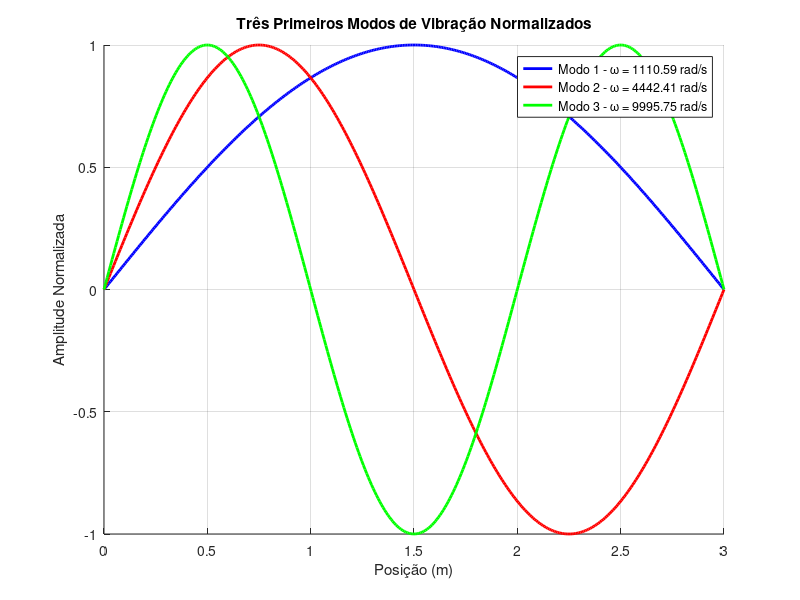
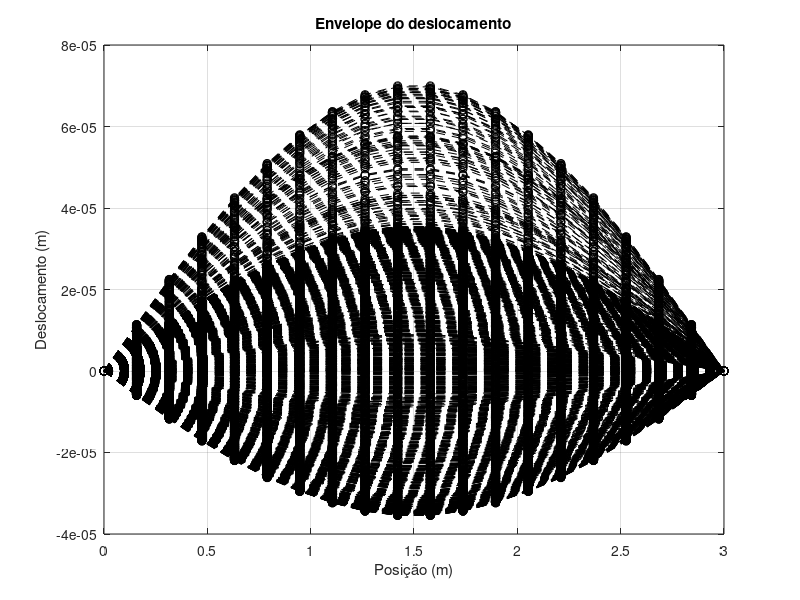
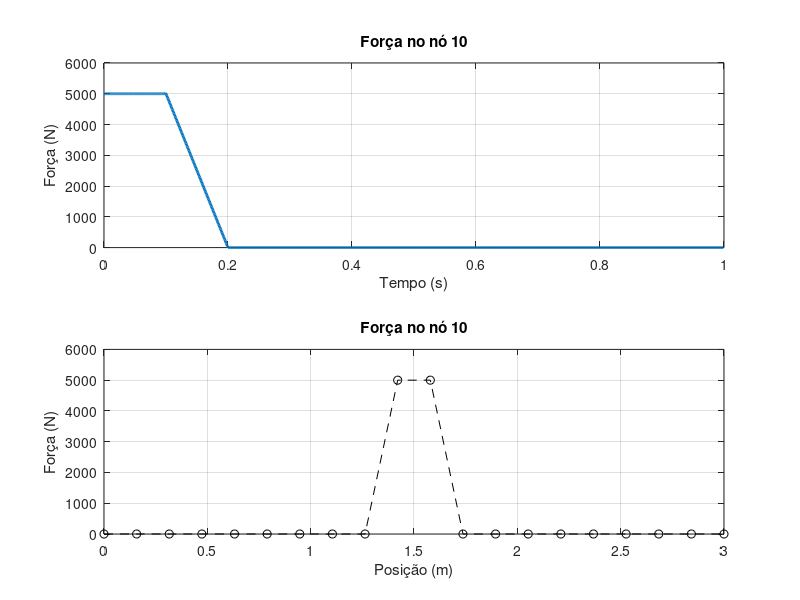
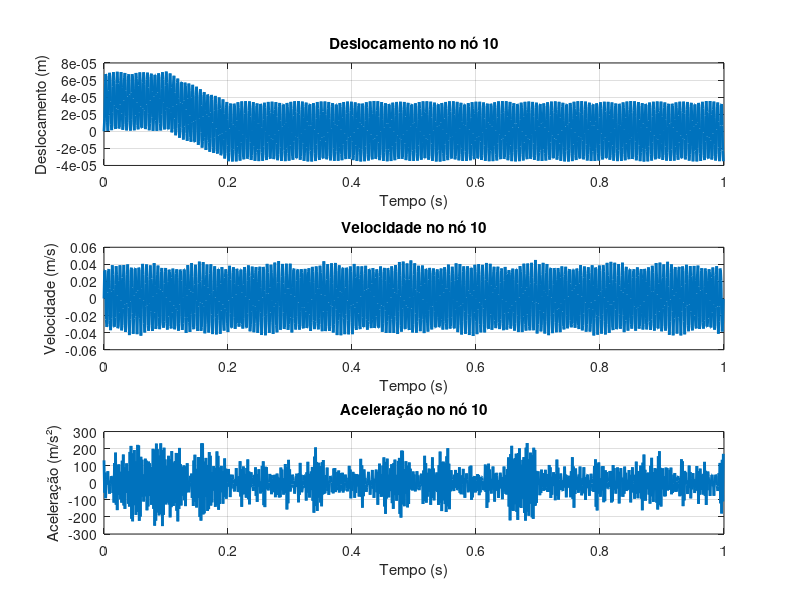

MATLAB code for these plots, in order:
clear all
close all
clc

L_total = 3; % m
n_sections = 19;
L = L_total / n_sections; % m

E_beam = 200e9; % Pa
I_beam = 8 * 10^(-4); % m^4
A_beam = 2 * 10^(-2); % m^2
rho_beam = 7800; % kg/m^3

f_cut = 1000; % Hz

% h = 0.003; % s
total_time = 1; % s

% Condições de contorno
D0 = [1, n_sections * 2 + 1];

K = zeros((n_sections + 1) * 2);
M = zeros((n_sections + 1) * 2);

alpha = 0.00;
beta = 0.00;
C = alpha * M + beta * K;

for n = 1:n_sections

    K_e = ((E_beam * I_beam) / L^3) * [12, 6 * L, -12, 6 * L;
                                    6 * L, 4 * L^2, -6 * L, 2 * L^2;
                                    -12, -6 * L, 12, -6 * L;
                                    6 * L, 2 * L^2, -6 * L, 4 * L^2];

    M_e = ((rho_beam * A_beam * L) / 420) * [156, 22 * L, 54, -13 * L;
                                        22 * L, 4 * L^2, 13 * L, -3 * L^2;
                                        54, 13 * L, 156, -22 * L;
                                        -13 * L, -3 * L^2, -22 * L, 4 * L^2];

    for i = 1:4

        for j = 1:4
            I = i + (n - 1) * 2;
            J = j + (n - 1) * 2;
            K(I, J) = K(I, J) + K_e(i, j);
            M(I, J) = M(I, J) + M_e(i, j);
        end

    end

end

K_reduzido = K;
M_reduzido = M;
C_reduzido = C;
D_aux_reduzido = zeros((n_sections + 1) * 2, 1);

K_reduzido(D0, :) = [];
K_reduzido(:, D0) = [];
M_reduzido(D0, :) = [];
M_reduzido(:, D0) = [];
C_reduzido(D0, :) = [];
C_reduzido(:, D0) = [];

[D_aux, Lambda_aux] = eig(M_reduzido \ K_reduzido);

[lambda, ind] = sort(diag(Lambda_aux));
Lambda = Lambda_aux(ind, ind);
D_aux_reduzido = D_aux(:, ind);

% Reinserindo os valores de D
D_modes = zeros((n_sections + 1) * 2, size(D_aux_reduzido, 2));
remaining_indices = setdiff(1:(n_sections + 1) * 2, D0);
D_modes(remaining_indices, :) = D_aux_reduzido;

modes = sqrt(lambda)
frequencys = modes / (2 * pi)

[c index] = min(abs(frequencys - f_cut));

frequency = frequencys(index)
h = 2 * pi / (frequency * 10);
% h = 0.003

n_steps = round(total_time / h);

R = zeros((n_sections + 1) * 2, n_steps);

force_0 = 10000;

force_element = floor(n_sections / 2)+1;

a = L_total / 2 - (force_element - 1) * L;
b = L - a;

node = (force_element * 2 - 1)

for n = 1:(0.2 / h)

    if n <= (0.1 / h)
        P = -force_0;
    else
        P = -force_0 + (force_0 / (0.1 / h)) * (n -(0.1 / h) - 1);
    end

    R(force_element * 2 - 1, n) += -(P * b^2 * (L + 2 * a)) / L^3;
    R(force_element * 2, n) += -(P * a * b^2) / L^2;
    R(force_element * 2 + 1, n) += -(P * a^2 * (L + 2 * b)) / L^3;
    R(force_element * 2 + 2, n) += +(P * a^2 * b) / L^2;

end

R_til = zeros(size(R, 1), n_steps);
D = zeros((n_sections + 1) * 2, n_steps);
Ddot = zeros((n_sections + 1) * 2, n_steps);
Dddot = zeros((n_sections + 1) * 2, n_steps);

R(D0, :) = [];
R_til(D0, :) = [];
D(D0, :) = [];
Ddot(D0, :) = [];
Dddot(D0, :) = [];
% % Print frequencias naturais
% fprintf('Frequencias naturais:\n');
% for i = 1:length(modes)
%     fprintf('w_%d = %.4f\n', i, modes(i));
% end

% Plotar os 3 primeiros modos naturais normalizados

figure;
hold on;
colors = {'b', 'r', 'g'}; % Different colors for each mode
legends = {};

for mode_index = 1:min(3, size(modes))
    % Reset variables for each mode
    deformation = zeros(1, n_sections * 21); % Pre-allocate for better performance
    X = zeros(1, n_sections * 21);
    aux_i = 0;

    for n = 1:n_sections

        for x_ratio = 0:0.05:1% More points for smoother plot
            aux_i = aux_i + 1;
            x = x_ratio * L;

            % Get the modal displacements for this mode
            v1 = D_modes(n * 2 - 1, mode_index);
            theta1 = D_modes(n * 2, mode_index);
            v2 = D_modes(n * 2 + 1, mode_index);
            theta2 = D_modes(n * 2 + 2, mode_index);

            X(aux_i) = x + (n - 1) * L;
            deformation(aux_i) = v1 + theta1 * x + (-(2 * theta1 + theta2) / L - (3 / L^2) * (v1 - v2)) * x^2 + ((theta1 + theta2) / L^2 + (2 / L^3) * (v1 - v2)) * x^3;
        end

    end

    % Normalize the mode shape to have maximum amplitude of 1
    max_abs_deformation = max(abs(deformation));

    if max_abs_deformation > 0
        deformation = deformation / max_abs_deformation;
    end

    % Plot each mode with a different color
    plot(X, deformation, colors{mode_index}, 'LineWidth', 2);
    legends{end + 1} = ['Modo ' num2str(mode_index) ' - ω = ' num2str(modes(mode_index), '%.2f') ' rad/s'];
end

title('Três Primeiros Modos de Vibração Normalizados');
xlabel('Posição (m)');
ylabel('Amplitude Normalizada');
legend(legends);
grid on;

A_1 = ((4 / h^2) * M_reduzido + (2 / h) * C_reduzido);
A_2 = ((4 / h) * M_reduzido + C_reduzido);
A_3 = M_reduzido;

Dddot(:, 1) = inv(M_reduzido) * (R(:, 1) - C_reduzido * Ddot(:, 1) - K_reduzido * D(:, 1));
R_til(:, 1) = R(:, 1) + A_1 * D(:, 1) + A_2 * Ddot(:, 1) + A_3 * Dddot(:, 1);

K_til = (4 / h^2) * M_reduzido + (2 / h) * C_reduzido + K_reduzido;

for n = 2:n_steps

    R_til(:, n) = R(:, n) + A_1 * D(:, n - 1) + A_2 * Ddot(:, n - 1) + A_3 * Dddot(:, n - 1);

    D(:, n) = inv(K_til) * R_til(:, n);

    Ddot(:, n) = (2 / h) * D(:, n) - (2 / h) * D(:, n - 1) - Ddot(:, n - 1);
    Dddot(:, n) = (4 / (h^2)) * D(:, n) - (4 / (h^2)) * D(:, n - 1) - (4 / h) * Ddot(:, n - 1) - Dddot(:, n - 1);
end

R_expanded = zeros((n_sections + 1) * 2, n_steps);
R_til_expanded = zeros((n_sections + 1) * 2, n_steps);
D_expanded = zeros((n_sections + 1) * 2, n_steps);
Ddot_expanded = zeros((n_sections + 1) * 2, n_steps);
Dddot_expanded = zeros((n_sections + 1) * 2, n_steps);

R_expanded(remaining_indices, :) = R;
R_til_expanded(remaining_indices, :) = R_til;
D_expanded(remaining_indices, :) = D;
Ddot_expanded(remaining_indices, :) = Ddot;
Dddot_expanded(remaining_indices, :) = Dddot;

% Plotar uma coluna de D em uma figura

figure;

for i = 1:n_steps
    plot((0:L_total / n_sections:L_total), transpose(D_expanded(1:2:end, i)), 'k--o', 'LineWidth', 0.5);
    hold on;
end

title('Envelope do deslocamento');
xlabel('Posição (m)');
ylabel('Deslocamento (m)');
grid on;

figure;

% Subplot for force
subplot(2, 1, 1);
plot((0:n_steps - 1) * h, R_expanded(node, :), 'LineWidth', 2);
title(['Força no nó ', num2str((node + 1) / 2)]);
xlabel('Tempo (s)');
ylabel('Força (N)');
% ylim([-max_force_value max_force_value]); % Set unified y-axis limits
grid on;

subplot(2, 1, 2);
plot((0:L_total / n_sections:L_total), transpose(R_expanded(1:2:end,1)), 'k--o', 'LineWidth', 0.5);
title(['Força no nó ', num2str((node + 1) / 2)]);
xlabel('Posição (m)');
ylabel('Força (N)');
% ylim([-max_force_value max_force_value]); % Set unified y-axis limits
grid on;

% Plotar numa só figura os deslocamentos, velocidades e aceleraçoes no node (n_sections + 1)
figure;
subplot(3, 1, 1);
plot((0:n_steps - 1) * h, D_expanded(node, :), 'LineWidth', 2);
title(['Deslocamento no nó ', num2str((node + 1) / 2)]);
xlabel('Tempo (s)');
ylabel('Deslocamento (m)');
% ylim([-2 2]); % Set unified y-axis limits
grid on;
subplot(3, 1, 2);
plot((0:n_steps - 1) * h, Ddot_expanded(node, :), 'LineWidth', 2);
title(['Velocidade no nó ', num2str((node + 1) / 2)]);
xlabel('Tempo (s)');
ylabel('Velocidade (m/s)');
% ylim([-20 20]); % Set unified y-axis limits
grid on;
subplot(3, 1, 3);
plot((0:n_steps - 1) * h, Dddot_expanded(node, :), 'LineWidth', 2);
title(['Aceleração no nó ', num2str((node + 1) / 2)]);
xlabel('Tempo (s)');
ylabel('Aceleração (m/s²)');
% ylim([-200 200]); % Set unified y-axis limits
grid on;

% Plotar numa só figura os deslocamentos, velocidades e aceleraçoes no node (n_sections + 1)
figure;
subplot(3, 1, 1);
plot((0:n_steps - 1) * h, D_expanded(node + 1, :), 'LineWidth', 2);
title(['Rotação no nó ', num2str((node + 1) / 2)]);
xlabel('Tempo (s)');
ylabel('Rotação (rad)');
% ylim([-2 2]); % Set unified y-axis limits
grid on;
subplot(3, 1, 2);
plot((0:n_steps - 1) * h, Ddot_expanded(node + 1, :), 'LineWidth', 2);
title(['Velocidade angular no nó ', num2str((node + 1) / 2)]);
xlabel('Tempo (s)');
ylabel('Velocidade (rad/s)');
% ylim([-20 20]); % Set unified y-axis limits
grid on;
subplot(3, 1, 3);
plot((0:n_steps - 1) * h, Dddot_expanded(node + 1, :), 'LineWidth', 2);
title(['Aceleração angular no nó ', num2str((node + 1) / 2)]);
xlabel('Tempo (s)');
ylabel('Aceleração (rad/s²)');
% ylim([-200 200]); % Set unified y-axis limits
grid on;

% Create figure for displacement animation
figure;

% Create the main plot axes
plot_handle = plot((0:L_total/n_sections:L_total), transpose(D_expanded(1:2:end, 1)), 'k--o', 'LineWidth', 1.5);
title('Deslocamento ao longo do tempo');
xlabel('Posição (m)');
ylabel('Deslocamento (m)');
grid on;

% Find the maximum displacement for consistent y-axis limits
max_disp = max(max(abs(D_expanded(1:2:end, :))));
ylim([-max_disp*1.1 max_disp*1.1]);

% Text display for time
time_text = text(0.05, 0.95, 'Tempo: 0.000 s', 'Units', 'normalized');

% Animation parameters
frame_skip = max(1, floor(n_steps/100));  % Skip frames to speed up animation if too many steps
pause_time = 0.05;  % Time between frames in seconds
is_running = true;  % Flag to control animation

% Run the animation
for i = 1:n_steps
    % Update the plot data
    set(plot_handle, 'YData', transpose(D_expanded(1:2:end, i)));
    
    % Update time display
    set(time_text, 'String', ['Tempo: ' num2str((i-1)*h, '%.3f') ' s']);
    
    % Refresh the display
    drawnow;
    
    % Pause to control animation speed
    pause(pause_time);
end
